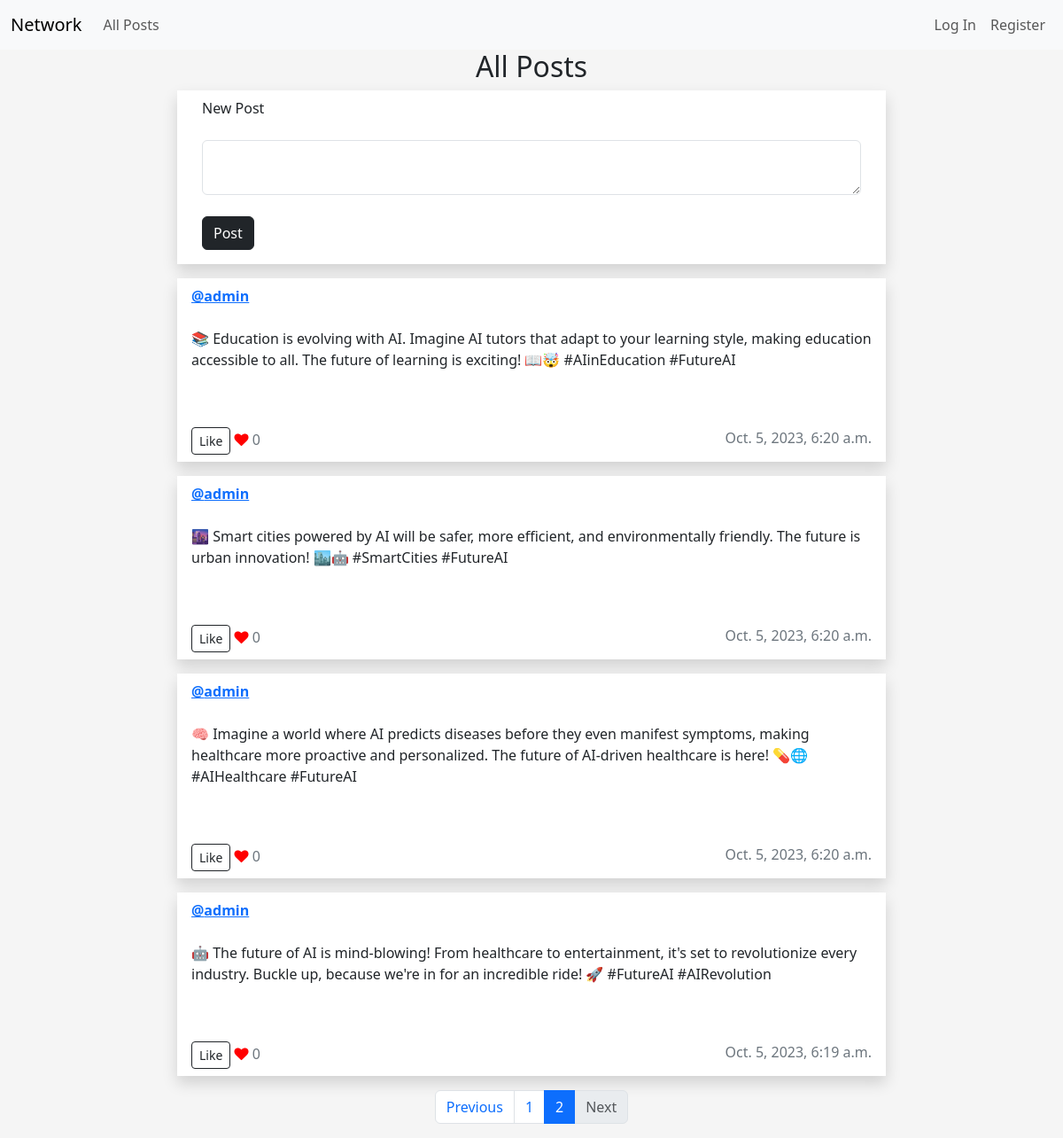
Screenshot of /?page=2 with the database file from the repository.
### network/models.py (models this page shows, shortened)
class Post(models.Model):
    user = models.ForeignKey(User, on_delete=models.CASCADE)
    content = models.TextField()
    timestamp = models.DateTimeField(auto_now_add=True)
    likes = models.ManyToManyField(User, related_name='liked_posts')

class User(AbstractUser):
    pass

### network/views.py (the view)
# urls.py: path("", views.index, name="index"),
def index(request):
    post_list = Post.objects.all().order_by('-timestamp')
    paginator = Paginator(post_list, POST_NUMBER_PER_PAGE)  # Show2  contacts per page.
    page_number = request.GET.get("page")
    page_obj = paginator.get_page(page_number)
    return render(request, "network/index.html",{
        "page_obj": page_obj
    })

### network/templates/network/index.html (shortened to what this page needs)
{% extends "network/layout.html" %}
{% block body %}
<h2>All Posts</h2>
<div class="row">
   <div class="card rounded-0 border-0 shadow mb-3 mx-auto" style="max-width: 50rem;">
      <div class="card-header bg-transparent border-0">
         New Post
      </div>
      <div class="card-body">
         <form action="{% url 'post' %}" method="post">
            <textarea class="form-control" autofocus="true" name="content" id="content" maxlength="400"></textarea><br>
            <input class="btn btn-dark" type="submit" value="Post">
         </form>
      </div>
   </div>
</div>
{% for post in page_obj.object_list %}
<div id="posts">
    <div class="row mb-3">
       <div class="post" data-post-id="{{ post.id }}">
          <div class="card rounded-0 border-0 shadow mx-auto" style="max-width: 50rem;">
             <div class="card-header bg-transparent border-0 d-flex justify-content-between">
                <strong><a href="{% url 'profile' post.user.id %}">@{{ post.user }}</a></strong>
             </div>
             <div class="card-body text-dark">
                <p id="post-content" class="post-content">{{ post.content }}</p>
                <br>
             </div>
             <div class="card-footer bg-transparent text-secondary border-0 d-flex justify-content-between">
                <div>
                    <button type="button" id="likeButton_{{ post.id }}" data-post-id="{{ post.id }}" class="btn btn-outline-dark btn btn-sm like-button">
                        {% if user in post.likes.all %}
                        Unlike
                        {% else %}
                        Like
                        {% endif %}
                    </button>
                    <i class="fa fa-heart" style="color: red;"></i>
                    <span id="likeCount_{{ post.id }}" class="like-count">{{ post.likes.count }}</span>
                </div>
                <div>
                    <span> {{ post.timestamp }}</span>
                </div>
             </div>
          </div>
       </div>
    </div>
 </div>
 </div>
{% endfor %}
<nav aria-label="Page navigation example">
   <ul class="pagination justify-content-center">
      {% if page_obj.has_previous %}
      <li class="page-item">
         <a class="page-link" href="?page={{ page_obj.previous_page_number }}">Previous</a>
      </li>
      {% else %}
      <li class="page-item disabled">
         <span class="page-link">Previous</span>
      </li>
      {% endif %}
      {% for i in page_obj.paginator.page_range %}
      <li class="page-item {% if i == page_obj.number %}active{% endif %}">
         <a class="page-link" href="?page={{ i }}">{{ i }}</a>
      </li>
      {% endfor %}
      {% if page_obj.has_next %}
      <li class="page-item">
         <a class="page-link" href="?page={{ page_obj.next_page_number }}">Next</a>
      </li>
      {% else %}
      <li class="page-item disabled">
         <span class="page-link">Next</span>
      </li>
      {% endif %}
   </ul>
</nav>
{% endblock %}

### network/static/network/styles.css (style rules this page uses)
h2 { text-align: center; }
body { background-color: #f5f5f5; }
.card-header { display: block; justify-content: space-between; }

### rows the page displays
Post: user "admin", content "📚 Education is evolving with AI. Imagine AI tutors that adapt to your learning style, making education accessible to all. The future of learning is exciting! 📖🤯 #AIinEducation #FutureAI", shows "Like", likes.count "0", timestamp "Oct. 5, 2023, 6:20 a.m."
Post: user "admin", content "🌆 Smart cities powered by AI will be safer, more efficient, and environmentally friendly. The future is urban innovation! 🏙️🤖 #SmartCities #FutureAI", shows "Like", likes.count "0", timestamp "Oct. 5, 2023, 6:20 a.m."
Post: user "admin", content "🧠 Imagine a world where AI predicts diseases before they even manifest symptoms, making healthcare more proactive and personalized. The future of AI-driven healthcare is here! 💊🌐 #AIHealthcare #FutureAI", shows "Like", likes.count "0", timestamp "Oct. 5, 2023, 6:20 a.m."
Post: user "admin", content "🤖 The future of AI is mind-blowing! From healthcare to entertainment, it's set to revolutionize every industry. Buckle up, because we're in for an incredible ride! 🚀 #FutureAI #AIRevolution", shows "Like", likes.count "0", timestamp "Oct. 5, 2023, 6:19 a.m."

### other values shown
{{ i }} "1" "2"
